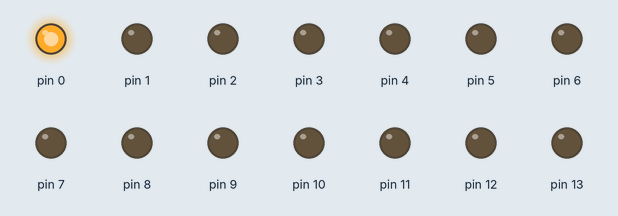
The sketch below on a simulated Arduino Uno, built with avr-gcc and run on an emulated ATmega328P. Shown: output pins drawn as LEDs (lit = HIGH).

Above: at 0.12 s.
At 1.12 s:
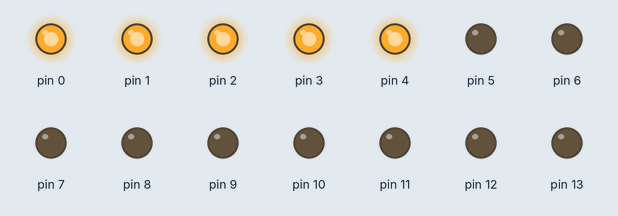
At 2.12 s:
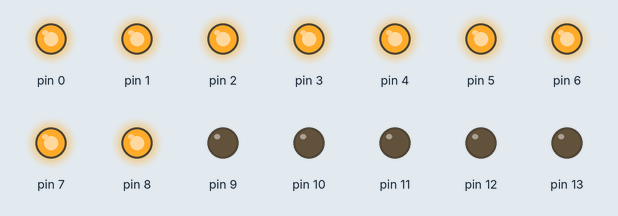
At 4.37 s:
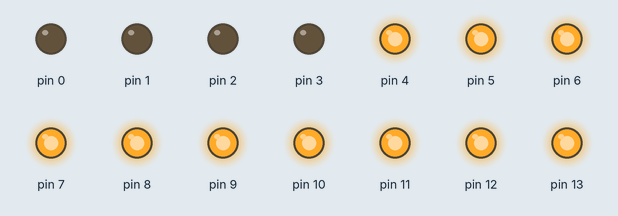
At 6.62 s:
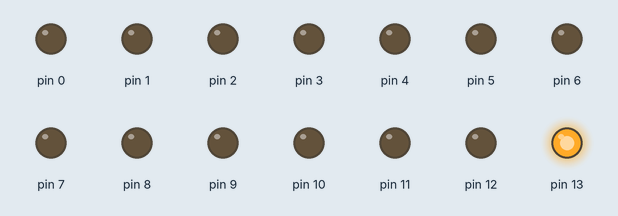
At 8.87 s:
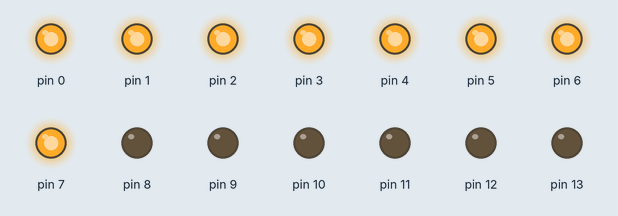
Timing chart, 0 to 9.2 s (numbered marks = the images above):
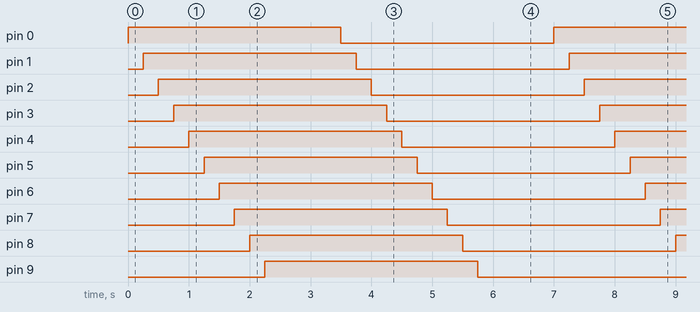

Measured:
- by itself, pin 0–13: alternates HIGH for 3.5 s and LOW for 3.5 s
- by itself, everything shown: repeats every 7.0 s, in 28 steps

The sketch:

taller-3.7.ino
```cpp
void setup() {
  for(int i=0;i<=13;i++){
    pinMode(i,OUTPUT);
  }
}

void loop() {
  for(int i=0;i<=13;i++){
    digitalWrite(i,HIGH);
    delay(250);
  }
    for(int i=0;i<=13;i++){
    digitalWrite(i,LOW);
    delay(250);
  }
}
```
